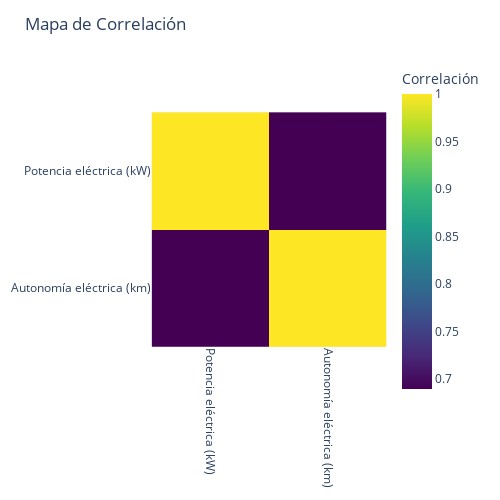

The notebook cell this image was saved under:
### Code cell
funcion_correlacion_potencia_autonomia_e()

### Figure 1 — Plotly figure (JSON) as saved in the notebook; plotly's stock layout.template omitted (floating-point values rounded to 4 significant figures)
{"data": [{"coloraxis": "coloraxis", "hovertemplate": "x: %{x}<br>y: %{y}<br>Correlación: %{z}<extra></extra>", "name": "0", "type": "heatmap", "x": ["Potencia eléctrica (kW)", "Autonomía eléctrica (km)"], "xaxis": "x", "y": ["Potencia eléctrica (kW)", "Autonomía eléctrica (km)"], "yaxis": "y", "z": [[1, 0.6896], [0.6896, 1]]}], "layout": {"coloraxis": {"colorbar": {"title": {"text": "Correlación"}}, "colorscale": [[0, "#440154"], [0.1111, "#482878"], [0.2222, "#3e4989"], [0.3333, "#31688e"], [0.4444, "#26828e"], [0.5556, "#1f9e89"], [0.6667, "#35b779"], [0.7778, "#6ece58"], [0.8889, "#b5de2b"], [1, "#fde725"]]}, "height": 500, "margin": {"t": 60}, "title": {"text": "Mapa de Correlación"}, "width": 500, "xaxis": {"anchor": "y", "constrain": "domain", "domain": [0, 1], "scaleanchor": "y", "tickangle": 90}, "yaxis": {"anchor": "x", "autorange": "reversed", "constrain": "domain", "domain": [0, 1]}}}
